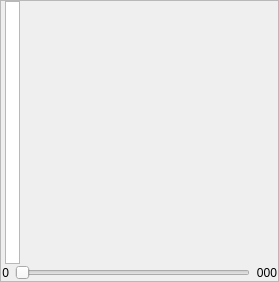
  <widget class="QFrame" name="boardFrame">
   <property name="geometry">
    <rect>
     <x>10</x>
     <y>60</y>
     <width>274</width>
     <height>282</height>
    </rect>
   </property>
   <property name="frameShape">
    <enum>QFrame::StyledPanel</enum>
   </property>
   <property name="frameShadow">
    <enum>QFrame::Raised</enum>
   </property>
   <layout class="QGridLayout">
    <property name="leftMargin">
     <number>0</number>
    </property>
    <property name="topMargin">
     <number>0</number>
    </property>
    <property name="rightMargin">
     <number>0</number>
    </property>
    <property name="bottomMargin">
     <number>0</number>
    </property>
    <property name="spacing">
     <number>2</number>
    </property>
    <item row="0" column="0">
     <layout class="QVBoxLayout">
      <property name="spacing">
       <number>6</number>
      </property>
      <property name="leftMargin">
       <number>0</number>
      </property>
      <property name="topMargin">
       <number>0</number>
      </property>
      <property name="rightMargin">
       <number>0</number>
      </property>
      <property name="bottomMargin">
       <number>0</number>
      </property>
      <item>
       <layout class="QVBoxLayout">
        <property name="spacing">
         <number>0</number>
        </property>
        <property name="leftMargin">
         <number>0</number>
        </property>
        <property name="topMargin">
         <number>0</number>
        </property>
        <property name="rightMargin">
         <number>0</number>
        </property>
        <property name="bottomMargin">
         <number>0</number>
        </property>
        <item>
         <layout class="QHBoxLayout" name="horizontalLayout_2">
          <property name="spacing">
           <number>4</number>
          </property>
          <property name="leftMargin">
           <number>4</number>
          </property>
          <property name="rightMargin">
           <number>4</number>
          </property>
          <item>
           <widget class="SizeGraphicsView" name="evalView">
            <property name="sizePolicy">
             <sizepolicy hsizetype="Fixed" vsizetype="Expanding">
              <horstretch>0</horstretch>
              <verstretch>0</verstretch>
             </sizepolicy>
            </property>
            <property name="minimumSize">
             <size>
              <width>15</width>
              <height>0</height>
             </size>
            </property>
            <property name="maximumSize">
             <size>
              <width>15</width>
              <height>16777215</height>
             </size>
            </property>
            <property name="focusPolicy">
             <enum>Qt::NoFocus</enum>
            </property>
            <property name="frameShadow">
             <enum>QFrame::Raised</enum>
            </property>
            <property name="lineWidth">
             <number>1</number>
            </property>
            <property name="verticalScrollBarPolicy">
             <enum>Qt::ScrollBarAlwaysOff</enum>
            </property>
            <property name="horizontalScrollBarPolicy">
             <enum>Qt::ScrollBarAlwaysOff</enum>
            </property>
            <property name="backgroundBrush">
             <brush brushstyle="SolidPattern">
              <color alpha="255">
               <red>255</red>
               <green>255</green>
               <blue>255</blue>
              </color>
             </brush>
            </property>
            <property name="sceneRect">
             <rectf>
              <x>0.000000000000000</x>
              <y>0.000000000000000</y>
              <width>15.000000000000000</width>
              <height>0.000000000000000</height>
             </rectf>
            </property>
            <property name="alignment">
             <set>Qt::AlignLeading|Qt::AlignLeft|Qt::AlignTop</set>
            </property>
            <property name="transformationAnchor">
             <enum>QGraphicsView::NoAnchor</enum>
            </property>
           </widget>
          </item>
          <item>
           <widget class="Board" name="gfx_board" native="true">
            <property name="sizePolicy">
             <sizepolicy hsizetype="Expanding" vsizetype="Expanding">
              <horstretch>1</horstretch>
              <verstretch>1</verstretch>
             </sizepolicy>
            </property>
            <property name="minimumSize">
             <size>
              <width>250</width>
              <height>250</height>
             </size>
            </property>
            <property name="whatsThis">
             <string>Click on the board to place a stone.

When in normal mode, left click plays moves in alternating colors.
Shift + left click moves to the first move in the main branch.
Shift + right click moves to the next move in the current branch.
When in edit mode and editing stones, left click places a black, right click a white stone, clicking on an existant stone removes it.
When editing marks, left click sets, right click removes the mark. When editing letter marks, shift-click allows to customize the mark text.
When in score mode, left click to mark a group as dead, right click to mark it alive in seki. Click again to unmark as dead or seki.</string>
            </property>
            <property name="caption" stdset="0">
             <string/>
            </property>
           </widget>
          </item>
         </layout>
        </item>
        <item>
         <layout class="QHBoxLayout">
          <property name="spacing">
           <number>6</number>
          </property>
          <property name="leftMargin">
           <number>1</number>
          </property>
          <property name="topMargin">
           <number>1</number>
          </property>
          <property name="rightMargin">
           <number>1</number>
          </property>
          <property name="bottomMargin">
           <number>1</number>
          </property>
          <item>
           <widget class="QLabel" name="sliderLeftLabel">
            <property name="font">
             <font/>
            </property>
            <property name="whatsThis">
             <string>Slider min value

Minimum game move the slider can currently show.</string>
            </property>
            <property name="text">
             <string>0</string>
            </property>
            <property name="alignment">
             <set>Qt::AlignRight|Qt::AlignTrailing|Qt::AlignVCenter</set>
            </property>
            <property name="wordWrap">
             <bool>false</bool>
            </property>
            <property name="margin">
             <number>2</number>
            </property>
           </widget>
          </item>
          <item>
           <widget class="QSlider" name="slider">
            <property name="maximumSize">
             <size>
              <width>32767</width>
              <height>20</height>
             </size>
            </property>
            <property name="focusPolicy">
             <enum>Qt::NoFocus</enum>
            </property>
            <property name="toolTip">
             <string>Navigate through the game</string>
            </property>
            <property name="whatsThis">
             <string>Navigate to move

Use the slider to quickly navigate through the current branch of the game.</string>
            </property>
            <property name="maximum">
             <number>10</number>
            </property>
            <property name="pageStep">
             <number>1</number>
            </property>
            <property name="orientation">
             <enum>Qt::Horizontal</enum>
            </property>
           </widget>
          </item>
          <item>
           <widget class="QLabel" name="sliderRightLabel">
            <property name="font">
             <font/>
            </property>
            <property name="whatsThis">
             <string>Slider max value

Maximum game move the slider can currently show.</string>
            </property>
            <property name="text">
             <string>000</string>
            </property>
            <property name="alignment">
             <set>Qt::AlignRight|Qt::AlignTrailing|Qt::AlignVCenter</set>
            </property>
            <property name="wordWrap">
             <bool>false</bool>
            </property>
            <property name="margin">
             <number>2</number>
            </property>
           </widget>
          </item>
         </layout>
        </item>
       </layout>
      </item>
     </layout>
    </item>
   </layout>
  </widget>
